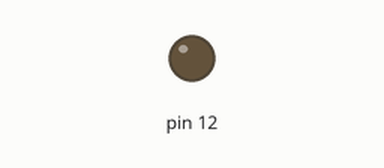
This sketch was run on a simulated Arduino Uno, built with avr-gcc and run on an emulated ATmega328P. On the bench: output pins drawn as LEDs (lit = HIGH).

Above: at 0.6 s.
At 2.5 s:
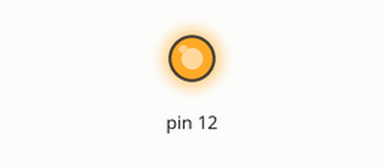
Timing chart, 0 to 6.7 s (numbered marks = the images above):
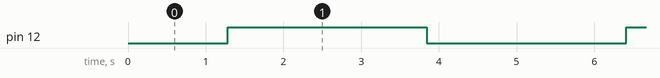

The sketch:

pwm-led.ino
```cpp
void setup() {
  pinMode(12, OUTPUT);
}

void loop() {
  for (int i=0; i <= 255; i++) {
    analogWrite(12, i);
    delay(10);
  }
  for (int i=255; i >= 0; i--) {
    analogWrite(12, i);
    delay(10);
  }
}
```

Measured:
- by itself, pin 12: alternates HIGH for 2.6 s and LOW for 2.6 s
